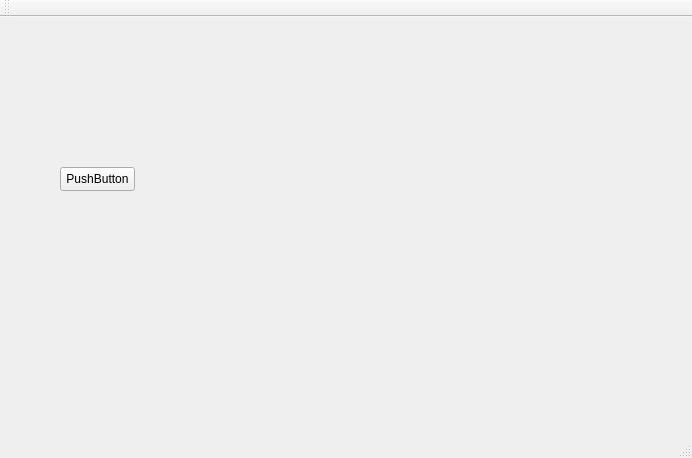
<?xml version="1.0" encoding="UTF-8"?>
<ui version="4.0">
 <class>QtUiClass</class>
 <widget class="QMainWindow" name="QtUiClass">
  <property name="geometry">
   <rect>
    <x>0</x>
    <y>0</y>
    <width>692</width>
    <height>458</height>
   </rect>
  </property>
  <property name="windowTitle">
   <string>QtUi</string>
  </property>
  <widget class="QWidget" name="centralWidget">
   <widget class="QPushButton" name="pushButton">
    <property name="geometry">
     <rect>
      <x>60</x>
      <y>150</y>
      <width>75</width>
      <height>24</height>
     </rect>
    </property>
    <property name="text">
     <string>PushButton</string>
    </property>
   </widget>
  </widget>
  <widget class="QMenuBar" name="menuBar">
   <property name="geometry">
    <rect>
     <x>0</x>
     <y>0</y>
     <width>692</width>
     <height>33</height>
    </rect>
   </property>
  </widget>
  <widget class="QToolBar" name="mainToolBar">
   <attribute name="toolBarArea">
    <enum>TopToolBarArea</enum>
   </attribute>
   <attribute name="toolBarBreak">
    <bool>false</bool>
   </attribute>
  </widget>
  <widget class="QStatusBar" name="statusBar"/>
 </widget>
 <layoutdefault spacing="6" margin="11"/>
 <resources>
  <include location="QtUi.qrc"/>
 </resources>
 <connections/>
</ui>
